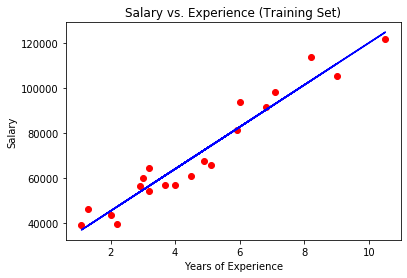

Source code (Python):
# -*- coding: utf-8 -*-
"""
Created on Sat Oct 26 00:33:08 2019

@author: laksh
"""
#Data Preprocessing Template

#importing libraries

import numpy as np
import matplotlib.pyplot as plt
import pandas as pd

#import dataset

dataset = pd.read_csv('Salary_Data.csv')
X = dataset.iloc[:,:-1].values
y = dataset.iloc[:,1].values


#Splitting dataset into training set and Test set

from sklearn.model_selection import train_test_split
X_train, X_test, y_train, y_test = train_test_split(X, y, test_size = 1/3, random_state = 0)

'''
#Feature Scaling

from sklearn.preprocessing import StandardScaler

sc_X = StandardScaler()
X_train = sc_X.fit_transform(X_train)
X_test = sc_X.transform(X_test)
'''
#Fitting Simple Linear Regression to the training Set

from sklearn.linear_model import LinearRegression
regressor = LinearRegression()
regressor.fit(X_train, y_train)

#Predicting the Test set Results

y_pred = regressor.predict(X_test)

#Visualising the Training set results

plt.scatter(X_train, y_train, color = 'red')
plt.plot(X_train, regressor.predict(X_train), color = 'blue')
plt.title('Salary vs. Experience (Training Set)')
plt.xlabel('Years of Experience')
plt.ylabel('Salary')
plt.show()

#Visualising the Test set results

plt.scatter(X_test, y_test, color = 'red')
plt.plot(X_train, regressor.predict(X_train), color = 'blue')
plt.title('Salary vs. Experience (Test Set)')
plt.xlabel('Years of Experience')
plt.ylabel('Salary')
plt.show()
